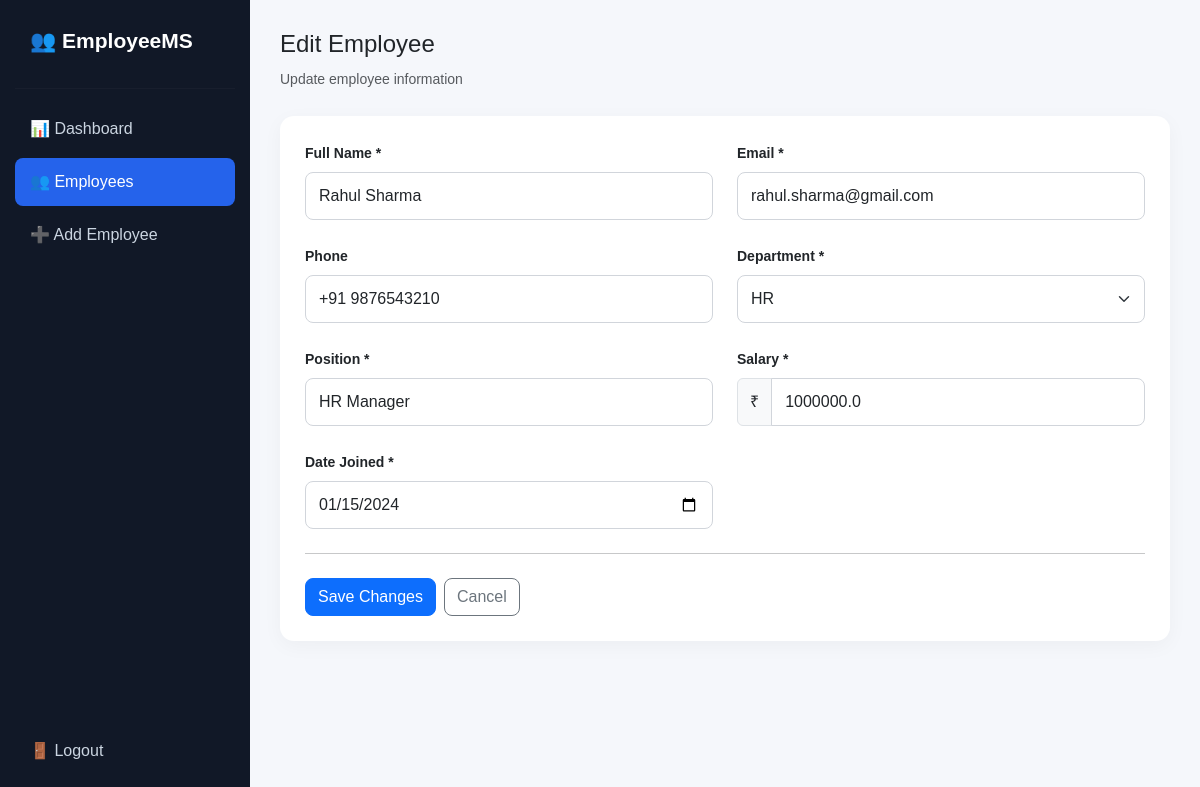
Page /employees/edit/2 (signed in) on the committed database.
### tables this page shows
CREATE TABLE employees (
            id INTEGER PRIMARY KEY AUTOINCREMENT,
            name TEXT NOT NULL,
            email TEXT NOT NULL UNIQUE,
            phone TEXT,
            department TEXT NOT NULL,
            position TEXT NOT NULL,
            salary REAL NOT NULL,
            date_joined TEXT NOT NULL
        );

### app.py (the view, shortened to what this page needs)
@app.route("/employees/edit/<int:id>", methods=["GET", "POST"])
@login_required
def edit_employee(id):
    conn = get_db()
    employee = conn.execute(
        "SELECT * FROM employees WHERE id = ?",
        (id,)
    ).fetchone()
    if not employee:
        conn.close()
        flash("Employee not found.", "danger")
        return redirect(url_for("employees"))
    conn.close()
    return render_template(
        "edit_employee.html",
        employee=employee
    )

### app.py (called while the page is built)
def get_db():
    conn = sqlite3.connect(DATABASE)
    conn.row_factory = sqlite3.Row
    return conn

def login_required(function):
    @wraps(function)
    def decorated_function(*args, **kwargs):
        if "user_id" not in session:
            flash("Please login first.", "warning")
            return redirect(url_for("login"))
        return function(*args, **kwargs)
    return decorated_function

### templates/edit_employee.html (shortened to what this page needs)
<!DOCTYPE html>
<html lang="en">
<head>
    <link
        href="https://cdn.jsdelivr.net/npm/bootstrap@5.3.3/dist/css/bootstrap.min.css"
        rel="stylesheet"
    >
    <link
        rel="stylesheet"
        href="{{ url_for('static', filename='style.css') }}"
    >
</head>
<body>
<div class="dashboard-wrapper">
    <aside class="sidebar">
        <div class="sidebar-logo">
            👥 EmployeeMS
        </div>
        <hr>
        <a
            href="{{ url_for('dashboard') }}"
            class="sidebar-link"
        >
            📊 Dashboard
        </a>
        <a
            href="{{ url_for('employees') }}"
            class="sidebar-link active"
        >
            👥 Employees
        </a>
        <a
            href="{{ url_for('add_employee') }}"
            class="sidebar-link"
        >
            ➕ Add Employee
        </a>
        <div class="sidebar-bottom">
            <a
                href="{{ url_for('logout') }}"
                class="sidebar-link"
            >
                🚪 Logout
            </a>
        </div>
    </aside>
    <main class="main-content">
        <div class="topbar">
            <div>
                <h4>
                    Edit Employee
                </h4>
                <small class="text-muted">
                    Update employee information
                </small>
            </div>
        </div>
        <div class="content-card form-card">
            <form method="POST">
                <div class="row g-4">
                    <div class="col-md-6">
                        <label class="form-label">
                            Full Name *
                        </label>
                        <input
                            type="text"
                            name="name"
                            class="form-control"
                            value="{{ employee['name'] }}"
                            required
                        >
                    </div>
                    <div class="col-md-6">
                        <label class="form-label">
                            Email *
                        </label>
                        <input
                            type="email"
                            name="email"
                            class="form-control"
                            value="{{ employee['email'] }}"
                            required
                        >
                    </div>
                    <div class="col-md-6">
                        <label class="form-label">
                            Phone
                        </label>
                        <input
                            type="tel"
                            name="phone"
                            class="form-control"
                            value="{{ employee['phone'] }}"
                        >
                    </div>
                    <div class="col-md-6">
                        <label class="form-label">
                            Department *
                        </label>
                        <select
                            name="department"
                            class="form-select"
                            required
                        >
                            {% for dept in [
                                'IT',
                                'HR',
                                'Finance',
                                'Marketing',
                                'Sales',
                                'Operations'
                            ] %}
                                <option
                                    value="{{ dept }}"
                                    {% if employee['department'] == dept %}
                                        selected
                                    {% endif %}
                                >
                                    {{ dept }}
                                </option>
                            {% endfor %}
                        </select>
                    </div>
                    <div class="col-md-6">
                        <label class="form-label">
                            Position *
                        </label>
                        <input
                            type="text"
                            name="position"
                            class="form-control"
                            value="{{ employee['position'] }}"
                            required
                        >
                    </div>
                    <div class="col-md-6">
                        <label class="form-label">
                            Salary *
                        </label>
                        <div class="input-group">
                            <span class="input-group-text">
                                ₹
                            </span>
                            <input
                                type="number"
                                name="salary"
                                class="form-control"
                                value="{{ employee['salary'] }}"
                                min="0"
                                step="0.01"
                                required
                            >
                        </div>
                    </div>
                    <div class="col-md-6">
                        <label class="form-label">
                            Date Joined *
                        </label>
                        <input
                            type="date"
                            name="date_joined"
                            class="form-control"
                            value="{{ employee['date_joined'] }}"
                            required
                        >
                    </div>
                </div>
                <hr class="my-4">
                <div class="d-flex gap-2">
                    <button
                        type="submit"
                        class="btn btn-primary"
                    >
                        Save Changes
                    </button>
                    <a
                        href="{{ url_for('employees') }}"
                        class="btn btn-outline-secondary"
                    >
                        Cancel
                    </a>
                </div>
            </form>
        </div>
    </main>
</div>
</body>
</html>

### static/style.css (style rules this page uses)
body { margin: 0; background: #f5f7fb; color: #212529; font-family: Arial, Helvetica, sans-serif; }
.dashboard-wrapper { min-height: 100vh; display: flex; }
.sidebar { width: 250px; background: #111827; color: white; padding: 25px 15px; position: fixed; top: 0; bottom: 0; left: 0; }
.sidebar-logo { font-size: 21px; font-weight: 700; padding: 0 15px 15px; }
.sidebar hr { border-color: rgba(255,255,255,0.1); }
.sidebar-link { display: block; padding: 12px 15px; margin: 5px 0; color: #cbd5e1; text-decoration: none; border-radius: 8px; transition: 0.2s; }
.sidebar-link.active { background: #2563eb; color: white; }
.sidebar-bottom { position: absolute; bottom: 20px; left: 15px; right: 15px; }
.main-content { margin-left: 250px; width: calc(100% - 250px); padding: 30px; }
.topbar { display: flex; justify-content: space-between; align-items: center; margin-bottom: 25px; }
.content-card { background: white; border-radius: 14px; padding: 25px; box-shadow: 0 5px 20px rgba(0, 0, 0, 0.04); }
.form-card { max-width: 950px; }
.form-label { font-weight: 600; font-size: 14px; }
.form-control, .form-select { padding: 11px 13px; border-radius: 8px; border: 1px solid #d1d5db; }
.btn { border-radius: 8px; font-weight: 500; }

### rows in the picture
employees: name "Rahul Sharma", email "rahul.sharma@gmail.com", phone "+91 9876543210", department "HR", position "HR Manager", salary "1000000.0", date_joined "01/15/2024"
